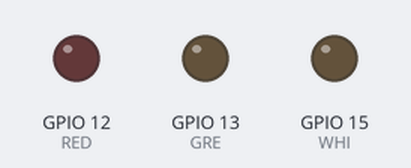
Bench run of a sketch on a simulated ESP8266 (NodeMCU). On the bench: output pins drawn as LEDs (lit = HIGH). WiFi joins after 1.5 s; servers stay silent unless stated; what the sketch prints to the serial monitor is not drawn.

Above: at 5.1 s.
At 10.26 s:
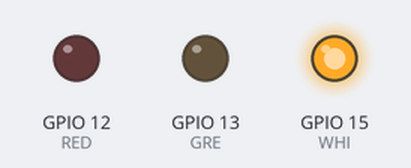
Timing chart, 0 to 13.3 s (numbered marks = the images above):
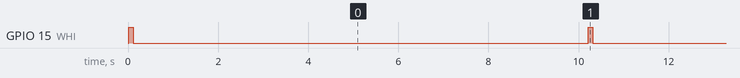

Measured:
- by itself, GPIO 15 (WHI): alternates HIGH for 0.10 s and LOW for 10.1 s

The sketch:

sketch_54.ino
```cpp
#include <ESP8266WiFi.h>

// sets led pins
const int RED = 12;
const int GRE = 13;
const int WHI = 15;

// sets blink time
const int hightTime = 100;
const int lowTime = 100;

// set wifi credentials
const char* ssid = "itpsandbox";
const char* password = "NYU+s0a!+P?";

// set wifi indicator
int wifiStatus;
int connectSuccess = 0;

void setup(){
    pinMode(RED, OUTPUT);
    pinMode(GRE, OUTPUT);
    pinMode(WHI, OUTPUT);

    Serial.begin(9600);
    delay(10);

    Serial.println("\n");
    Serial.print("Connecting to: ");
    Serial.println(ssid);
    WiFi.begin(ssid, password);
}

void loop(){
    wifiStatus = WiFi.status();
    if(connectSuccess==0){
        // if never connected blink white.
        white();
        Serial.println("Hold your horses! I'm still connecting!!!");
    }
    if(connectSuccess == WL_CONNECTED){
        // if connected blink green
        green();
        connectSuccess ++;
        Serial.println("I'm connected!!!");
    }
    else if(connectSuccess!=0){
        // if connect lost blink red
        red();
        Serial.println("Womp Womp. I'm lost\nI was found");
    }

    delay(10000);
}

void red(){
    digitalWrite(RED, HIGH), delay(hightTime), digitalWrite(RED, LOW), delay(lowTime);
}


void green(){
    digitalWrite(GRE, HIGH), delay(hightTime), digitalWrite(GRE, LOW), delay(lowTime);
}

void white(){
    digitalWrite(WHI, HIGH), delay(hightTime), digitalWrite(WHI, LOW), delay(lowTime);
}


void blinkCycle(){
    red();
    green();
    white();
    delay(100);
}
```
